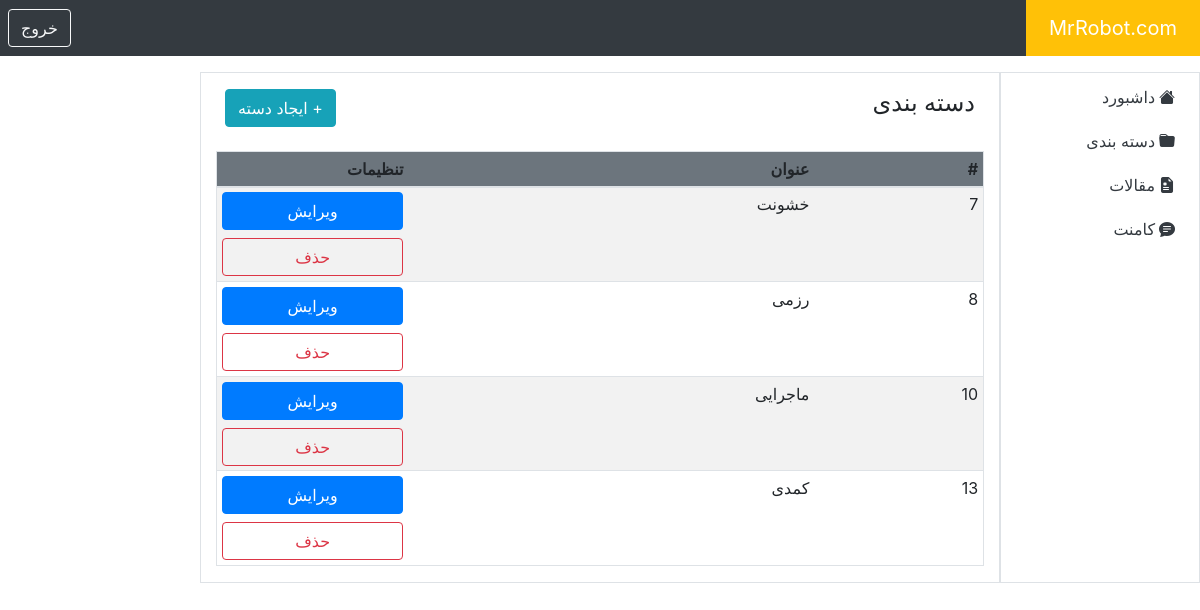
The page /admin/category.php (signed in) on the database its author committed.
### tables this page shows
CREATE TABLE `categories` (
  `id` int(11) NOT NULL,
  `title` varchar(100) NOT NULL
);

### admin/category.php (the view, shortened to what this page needs)
<?php
    include("./include/Aheader.php");
    $query_categories= "SELECT * FROM categories ";
    $categories = $db->query($query_categories);
    ?>
<section>
    <div class="container-fluid">
        <div class="row ">
<?php include("./include/Asidebar.php") ?>
            <div role="main" class="col-9 col-sm-8  border text-right mt-3 pt-3">
            <div class="row justify-content-between px-4">
               <h4>دسته بندی</h4>
                <a href="new_category.php" class="btn btn-info">+ ایجاد دسته</a>
               </div>
                    <div class="table-responsive mt-4">
                        <table class="table table-striped table-sm border">
                            <thead>
                                <tr class="bg-secondary">
                                    <th>#</th>
                                    <th>عنوان</th>
                                    <th class="w-25">تنظیمات</th>
                                </tr>
                            </thead>
                            <tbody>
                    <?php
                            if($categories->rowCount() > 0){
                            foreach($categories as $category){
                                ?>
                                <tr>
                                    <td> <?php echo $category['id'] ?></td>
                                    <td> <?php echo $category['title'] ?></td>
                                    <td>
                                        <a href="edit_category.php?id=<?php echo $category['id'] ?>" class="btn-block btn btn-primary">ویرایش</a>
                                        <a href="category.php?action=delete&id=<?php echo $category['id'] ?>" class="btn-block btn btn-outline-danger">حذف</a>
                                    </td>
                                </tr>
                                <?php
                                }
                            } else {
                                ?>
                                <div class="alert alert-danger text-right" role="alert">
                                    دسته بندی ای یافت نشد!
                                </div>
                                <?php
                            }
                                ?>
                            </tbody>
                        </table>
                    </div>
            </div>
        </div>
    </div>
</section>

### admin/css/Astyles.css (style rules this page uses)
* { direction: rtl !important; }
body { margin: 0; padding: 0; box-sizing: border-box; }
.container-fluid { position:relative !important; }

### rows shown on the page
categories: id "7", title "خشونت"
categories: id "8", title "رزمی"
categories: id "10", title "ماجرایی"
categories: id "13", title "کمدی"
